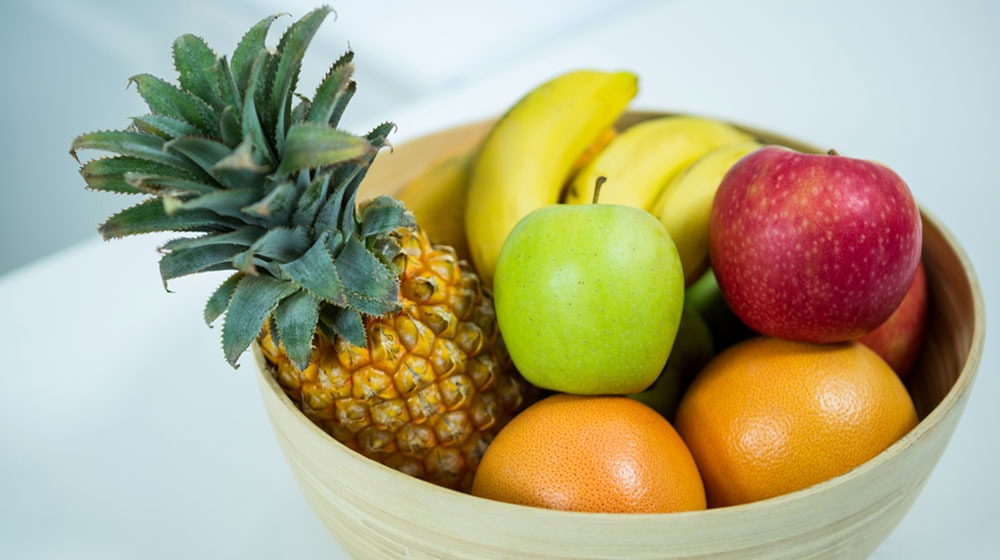
#> input picture 5/frutas.jpg, 1000 x 560 px
$ python ejm1.py
#> lines starting #> are read from the running program, lines starting #| are printed output that depends on the picture; after the words box and inside, x2 and y2 are one past the last pixel; in counts of white or black regions, pixels touching at a corner belong together
import cv2
import numpy as np

img = cv2.imread("frutas.jpg")
#> img is the input picture: shape (560, 1000, 3); mean B, G, R 133.4, 168.5, 174


def nothing(x):
    pass


cv2.namedWindow("PDI41")
cv2.createTrackbar("Hmin", "PDI41", 0, 255, nothing)
cv2.createTrackbar("Hmax", "PDI41", 0, 255, nothing)
cv2.createTrackbar("Smin", "PDI41", 0, 255, nothing)
cv2.createTrackbar("Smax", "PDI41", 0, 255, nothing)
cv2.createTrackbar("Vmin", "PDI41", 0, 255, nothing)
cv2.createTrackbar("Vmax", "PDI41", 0, 255, nothing)

while True:
    hsv = cv2.cvtColor(img, cv2.COLOR_BGR2HSV)
#> hsv: shape (560, 1000, 3); mean H, S, V 65.2, 103.2, 189.4
    hmin = cv2.getTrackbarPos("Hmin", "PDI41")
    hmax = cv2.getTrackbarPos("Hmax", "PDI41")
    smin = cv2.getTrackbarPos("Smin", "PDI41")
    smax = cv2.getTrackbarPos("Smax", "PDI41")
    vmin = cv2.getTrackbarPos("Vmin", "PDI41")
    vmax = cv2.getTrackbarPos("Vmax", "PDI41")

    lower = np.array([hmin, smin, vmin])
    upper = np.array([hmax, smax, vmax])

    lower = np.array([29, 59, 128])
    upper = np.array([45, 255, 255])

    mask = cv2.inRange(hsv, lower, upper)
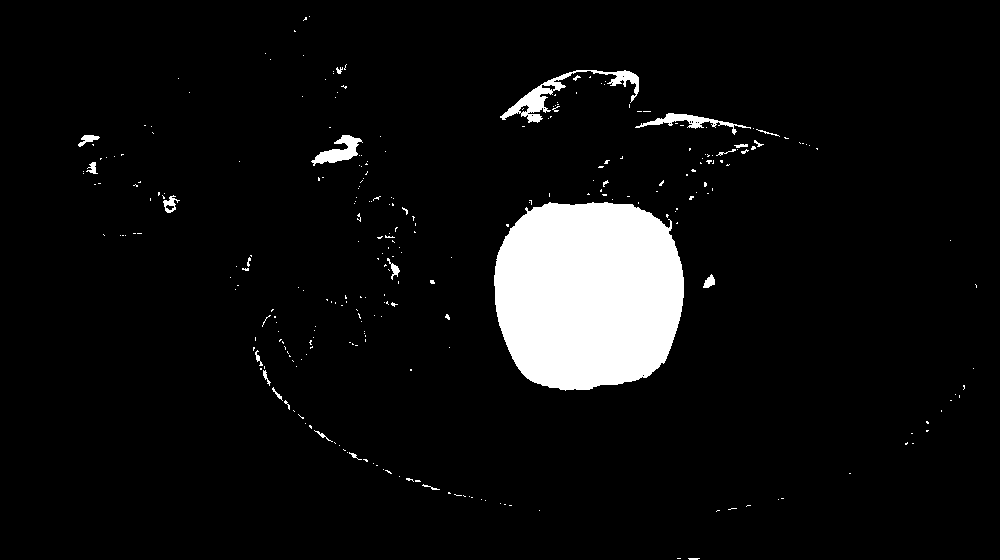
#> mask: shape (560, 1000); 6.2% white; 287 white regions (263 under 20 px), largest, box (x1, y1, x2, y2) and area: (494, 202, 684, 391) 29987, (500, 70, 639, 123) 1474, (311, 135, 363, 166) 677
    cv2.imshow("mask", mask)

    kernel = np.ones((7, 7), np.uint8)
    # Erosion
    eroded = cv2.erode(mask, kernel, iterations=3)
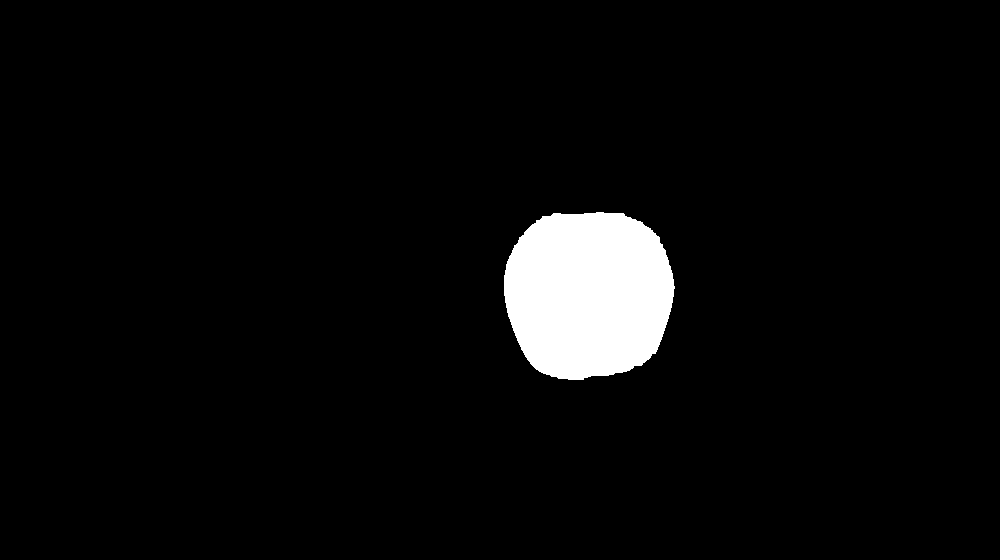
#> eroded: shape (560, 1000); 4.2% white; 1 white region, box (x1, y1, x2, y2) and area: (504, 212, 675, 380) 23432
    # Dilate
    dilated = cv2.dilate(eroded, kernel, iterations=4)
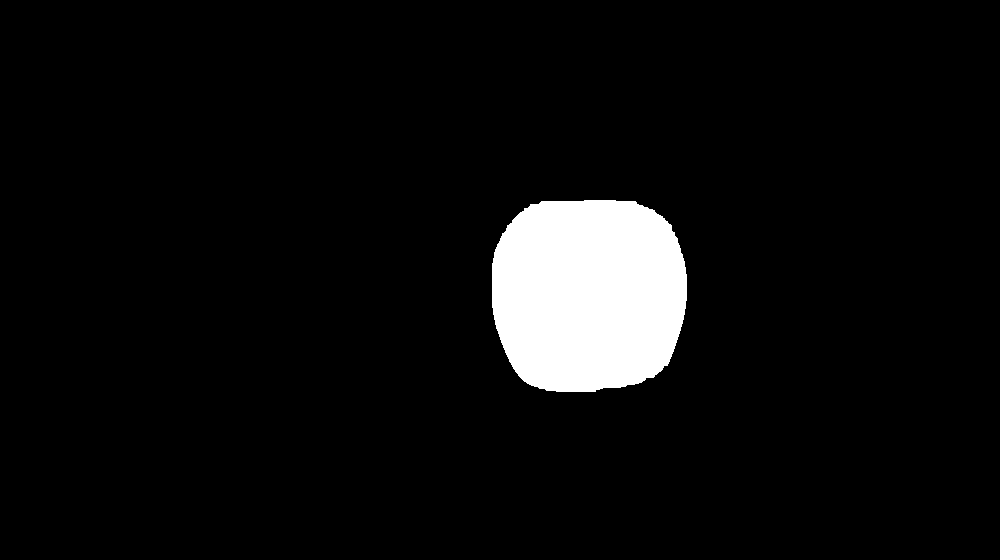
#> dilated: shape (560, 1000); 5.7% white; 1 white region
    cv2.imshow("dilated", dilated)

    (contours, _) = cv2.findContours(dilated, cv2.RETR_TREE, cv2.CHAIN_APPROX_SIMPLE)
#> contours = 1 contour; box (x1, y1, x2, y2) and area: (492, 200, 687, 392) 31856
    cv2.drawContours(img, contours, -1, (0, 0, 255), 2, cv2.LINE_AA)
    for c in contours:
        area = cv2.contourArea(c)
#> this loop made 1 pass
#> area on pass 1: 31856

    font = cv2.FONT_HERSHEY_COMPLEX
    cv2.putText(
        img, "Area: " + str(area), (722, 30), font, 0.65, (0, 0, 255), 1, cv2.LINE_AA
    )
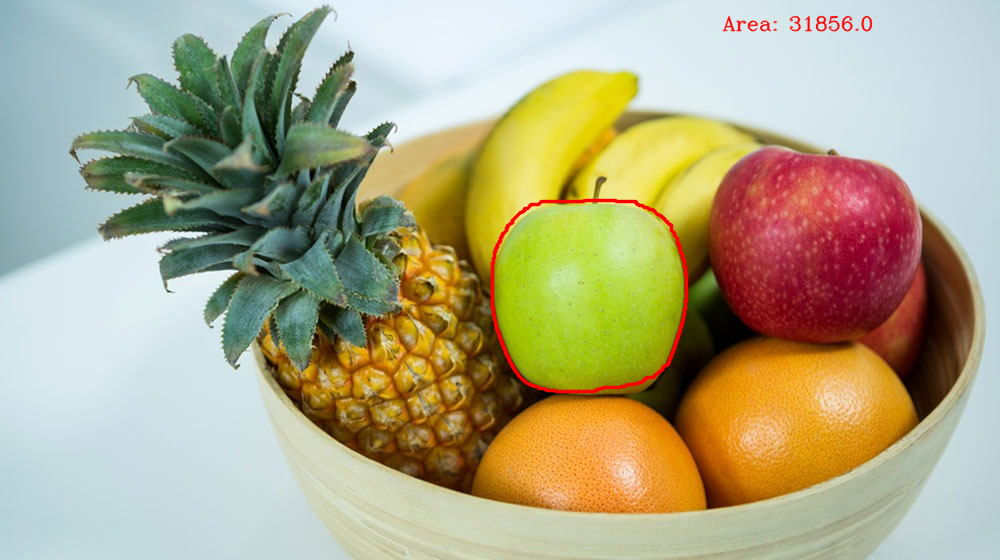
#> img: shape (560, 1000, 3); mean B, G, R 133, 167.7, 174.6

    cv2.imshow("1", img)

    # res = cv2.bitwise_and(img, img, mask=dilated)
    # cv2.imshow("PDI41", res)

    k = cv2.waitKey(1) & 0xFF
#> (key Esc is pressed here)
    if k == 27:
        break

cv2.destroyAllWindows()
